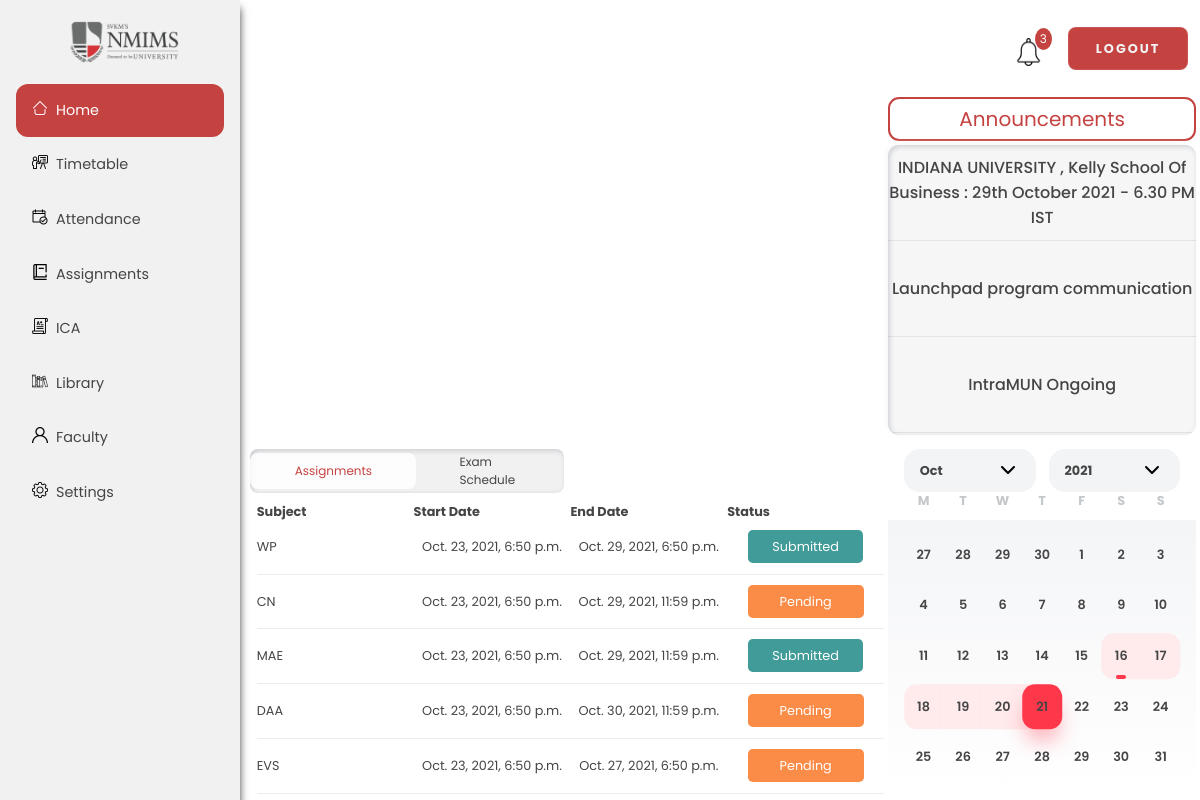
Screenshot of /dashboard/ (signed in) with the database file from the repository.
### dashboard/models.py (models this page shows, shortened)
class Announcements(models.Model):
    announcement_name = models.TextField(null=True, default="Announcement")
    class Meta:
        verbose_name_plural = "Announcement"

class Assignments(models.Model):
    branch_id = models.ForeignKey(
        Branch, to_field='branch_id', on_delete=models.CASCADE, default=uuid.uuid4)
    subject_id = models.ForeignKey(Subject, on_delete=models.CASCADE)
    assignment_name = models.TextField(default="Assignment")
    created = models.DateTimeField(auto_now_add=True)
    status = models.CharField(max_length=10, default="Pending", null=False)
    submission_date = models.DateTimeField(null=True)
    class Meta:
        verbose_name_plural = "Assignments"

class Subject(models.Model):
    subject_name = models.TextField(null=True, unique=True)
    subject_id = models.UUIDField(
        default=uuid.uuid4, unique=True, primary_key=True, editable=False)
    class Meta:
        verbose_name_plural = "Subjects"

### dashboard/views.py (the view)
# urls.py: path('', views.dashboard, name='dashboard'),
@login_required(login_url='login')
def dashboard(request):
        if request.user.is_admin:
            return render(request, 'dashboard/dashboard.html', context)
        elif request.user.is_staff:
            return render(request, 'dashboard/teacher.html', context)

### dashboard/models.py (called while the page is built)
    @property
    def is_admin(self):
        return self.admin

### dashboard/templates/dashboard/dashboard.html (shortened to what this page needs)
{% extends 'dashboard/base.html' %}
{% block content %}
<div class="grid-container">
  <div class="grid-item one">
    <div id="curve_chart" style="width: 100%; height: 100%"></div>
  </div>
  <div class="grid-item two">
    <div id="donutchart" style="height: 100%; width: 100%;"></div>
  </div>
  <div class="grid-item announcement">
    <div class="title">
      Announcements
    </div>
    <div class="ann">
      <table class="ann-table">
        <tbody class="ann-body">
          {% for items in announcementname %}
          <tr class="border-bottom">
            <td class="ann-text">{{items.announcement_name}}</td>
          </tr>
          {% endfor %%}
        </tbody>
      </table>
    </div>
  </div>
  <div class="grid-item big">
    <div class="header">
      <a class="on" href="#" class="btn assign">Assignments</a>
      <a href="#" class="btn exam">Exam Schedule</a>
    </div>
    <table class="dash-GridTable">
      <thead class="dash-ass-header">
        <tr>
          <th>Subject</th>
          <th>Start Date</th>
          <th>End Date</th>
          <th>Status</th>
        </tr>
      </thead>
      <tbody>
        {% for items in assignmentname %}
        <tr class="border-bottom">
          <td class="dash-ass-table">{{items.subject_id.subject_name}}</td>
          <td class="dash-ass-table">{{items.created}}</td>
          <td class="dash-ass-table">{{items.submission_date}}</td>
          {% if items.status == 'Submitted' %}
          <td class="dash-ass-table"><a class="status done" href="">Submitted</a></td>
          {% else %}
          <td class="dash-ass-table"><a class="status pending" href="">Pending</a></td>
          {% endif%}
        </tr>
        {% endfor %}
      </tbody>
    </table>
  </div>
  <div class="grid-item cal">
    <div class="calendar">
      <div class="calendar__opts">
        <select name="calendar__month" id="calendar__month">
          <option selected>Oct</option>
        </select>
        <select name="calendar__year" id="calendar__year">
          <option selected>2021</option>
        </select>
      </div>
      <div class="calendar__body">
        <div class="calendar__days">
          <div>M</div>
          <div>T</div>
          <div>W</div>
          <div>T</div>
          <div>F</div>
          <div>S</div>
          <div>S</div>
        </div>
        <div class="calendar__dates">
          <div class="calendar__date calendar__date--grey"><span>27</span></div>
          <div class="calendar__date calendar__date--grey"><span>28</span></div>
          <div class="calendar__date calendar__date--grey"><span>29</span></div>
          <div class="calendar__date calendar__date--grey"><span>30</span></div>
          <div class="calendar__date"><span>1</span></div>
          <div class="calendar__date"><span>2</span></div>
          <div class="calendar__date"><span>3</span></div>
          <div class="calendar__date"><span>4</span></div>
          <div class="calendar__date"><span>5</span></div>
          <div class="calendar__date"><span>6</span></div>
          <div class="calendar__date"><span>7</span></div>
          <div class="calendar__date"><span>8</span></div>
          <div class="calendar__date"><span>9</span></div>
          <div class="calendar__date"><span>10</span></div>
          <div class="calendar__date"><span>11</span></div>
          <div class="calendar__date"><span>12</span></div>
          <div class="calendar__date"><span>13</span></div>
          <div class="calendar__date"><span>14</span></div>
          <div class="calendar__date"><span>15</span></div>
          <div class="calendar__date calendar__date--selected calendar__date--first-date calendar__date--range-start">
            <span>16</span></div>
          <div class="calendar__date calendar__date--selected calendar__date--last-date"><span>17</span></div>
          <div class="calendar__date calendar__date--selected calendar__date--first-date"><span>18</span></div>
          <div class="calendar__date calendar__date--selected"><span>19</span></div>
          <div class="calendar__date calendar__date--selected"><span>20</span></div>
          <div class="calendar__date calendar__date--selected calendar__date--last-date calendar__date--range-end">
            <span>21</span></div>
          <div class="calendar__date"><span>22</span></div>
          <div class="calendar__date"><span>23</span></div>
          <div class="calendar__date"><span>24</span></div>
          <div class="calendar__date"><span>25</span></div>
          <div class="calendar__date"><span>26</span></div>
          <div class="calendar__date"><span>27</span></div>
          <div class="calendar__date"><span>28</span></div>
          <div class="calendar__date"><span>29</span></div>
          <div class="calendar__date"><span>30</span></div>
          <div class="calendar__date"><span>31</span></div>
        </div>
      </div>
    </div>
  </div>
</div>
{% endblock content %}

### dashboard/templates/dashboard/base.html (shortened to what this page needs)
{% load static %}
<!DOCTYPE html>
<html lang="en">
<head>
    <link rel="stylesheet" href="{% static 'base.css' %}">
    <link rel="stylesheet" href="{% static 'dashboard.css' %}">
    <link rel="stylesheet" href="{% static 'faculty.css' %}">
    <link rel="stylesheet" href="{% static 'attendance.css' %}">
    <link rel="stylesheet" href="{% static 'ica.css' %}">
    <link rel="stylesheet" href="{% static 'library.css' %}">
    <link rel="stylesheet" href="{% static 'assignments.css' %}">
    <link rel="stylesheet" href="{% static 'settings.css' %}">
</head>
<body>
    <div class="background">
        <div class="sidebar">
            <img id="logo" src="{% static 'logo.png' %}" alt="logo">
            {% if request.path == "/dashboard/"%}
            <a class="pg active" href="{% url 'dashboard' %}">
                <img class="ico home" src="{% static 'home.png' %}" alt="">
                Home
            </a>
            {% else %}
            <a class="pg" href="{% url 'dashboard' %}">
                <img class="ico home" src="{% static 'home.png' %}" alt="">
                Home
            </a>
            {% endif %}
            {% if request.path == "/dashboard/timetable/"%}
            <a class="pg active" href="{% url 'timetable' %}">
                <img class="ico home" src="{% static 'classroom.png' %}" alt="">
                Timetable</a>
            {% else %}
            <a class="pg" href="{% url 'timetable' %}">
                <img class="ico home" src="{% static 'classroom.png' %}" alt="">
                Timetable</a>
            {% endif %}
            {% if request.path == "/dashboard/attendance/"%}
            <a class="pg active" href="{% url 'attendance' %}">
                <img class="ico attendance" src="{% static 'attendance.png' %}" alt="">
                Attendance
            </a>
            {% else %}
            <a class="pg" href="{% url 'attendance' %}">
                <img class="ico attendance" src="{% static 'attendance.png' %}" alt="">
                Attendance
            </a>
            {% endif %}
            {% if request.path == "/dashboard/assignments/"%}
            <a class="pg active" href="{% url 'assignments' %}">
                <img class="ico" src="{% static 'assignment.png' %}" alt="">
                Assignments</a>
            {% else %}
            <a class="pg" href="{% url 'assignments' %}">
                <img class="ico" src="{% static 'assignment.png' %}" alt="">
                Assignments</a>
            {% endif %}
            {% if request.path == "/dashboard/ica/"%}
            <a class="pg active" href="{% url 'ica' %}">
                <img class="ico" src="{% static 'ica.png' %}" alt="">
                ICA</a>
            {% else %}
            <a class="pg" href="{% url 'ica' %}">
                <img class="ico" src="{% static 'ica.png' %}" alt="">
                ICA</a>
            {% endif %}
            {% if request.path == "/dashboard/library/"%}
            <a class="pg active" href="{% url 'library' %}">
                <img class="ico" src="{% static 'library.png' %}" alt="">
                Library</a>
            {% else %}
            <a class="pg" href="{% url 'library' %}">
                <img class="ico" src="{% static 'library.png' %}" alt="">
                Library</a>
            {% endif %}
            {% if request.path == "/dashboard/faculty/"%}
            <a class="pg active" href="{% url 'faculty' %}" alt ="faculty">
                <img class="ico" src="{% static 'faculty.png' %}" alt="">
                Faculty</a>
            {% else %}
            <a class="pg" href="{% url 'faculty' %}" alt ="faculty">
                <img class="ico" src="{% static 'faculty.png' %}" alt="">
                Faculty</a>
            {% endif %}
            {% if request.path == "/dashboard/settings/"%}
            <a class="pg active" href="{% url 'settings' %}">
                <img class="ico" src="{% static 'settings.png' %}" alt="">
                Settings </a>
            {% else %}
            <a class="pg" href="{% url 'settings' %}">
                <img class="ico" src="{% static 'settings.png' %}" alt="">
                Settings </a>
            {% endif %}
        </div>
        <div class="container">
            <div class="navbar-main">
                <nav>
                    <ul>
                        <li>
                            <a href="#" class="notification">
                                <span>
                                    <img id="bell" src="{% static 'bell.png' %}" alt="notifications">
                                </span>
                                <span class="badge">3</span>
                            </a>
                        </li>
                        <li>
                            <button id="logout" onclick="location.href='{% url 'logout' %}'">Logout</button>
                        </li>
                    </ul>
                </nav>
            </div>
                {% block content%}
            {% endblock %}
        </div>
    </div>
</body>
</html>

### dashboard/static/base.css (style rules this page uses)
* { margin: 0; padding: 0; box-sizing: border-box; font-family: 'Poppins', sans-serif; color: #454545; }
.background { display: flex; height: 100vh; font-size: 20px; width: 100%; background-position: center; background-size: cover; }
.sidebar { width: 20vw; background-color: #f1f1f1; font-size: 0.9rem; box-shadow: 0 0.5rem 0.5rem rgb(69, 69, 69); }
#logo { display: block; width: 46%; height: auto; margin: 1.3rem 4.3rem; }
.ico { height: 1rem; margin-right: 0.5rem; top: 0.1rem; float: left; }
.sidebar a { display: block; padding: 1rem; margin-right: 1rem; margin-left: 1rem; text-decoration: none; margin-top: 0.1rem; }
.sidebar .active { background-color: #c44240; color: white; border-radius: 0.75rem; padding: 1rem; margin-top: 0.1rem; }
.sidebar a.active > img { filter: invert(1); }
.navbar-main { display: flex; align-items: center; width: 79vw; height: 12%; position: relative; }
nav { flex: 1; text-align: right; }
nav ul { overflow: hidden; }
nav ul li { list-style-type: none; display: inline-block; margin-left: 1.3rem; }
nav ul li a { text-decoration: none; color: gray; font-size: 0.8rem; }
.notification { color: white; height: 25px; text-decoration: none; position: relative; display: inline-block; border-radius: 5px; top: 0.8rem; }
#bell { height: 1.7rem; }
.notification .badge { position: absolute; font-size: 12px; top: -10px; right: -10px; padding: 2px 5px; border-radius: 50%; background: rgb(196, 66, 64); color: white; }
#logout { display: inline-block; color: #f1f1f1; height: 2.7rem; width: 7.5rem; text-decoration: none; border-radius: 0.5rem; background: #c44240; border: 1px solid rgba(255, 255, 255, 0.1); backdrop-filter: blur(2rem); letter-spacing: 2px; cursor: pointer; text-transform: uppercase; }

### dashboard/static/faculty.css (style rules this page uses)
* { box-sizing: border-box; }

### dashboard/static/assignments.css (style rules this page uses)
.border-bottom { border-bottom: 1px solid rgba(69, 69, 69, 0.1); }
.status.pending { background-color: rgb(250, 140, 71); text-decoration: none; border-radius: 0.3rem; padding: 0.5rem 2rem; color: white; }
.status.done { background-color: rgb(65, 155, 152); text-decoration: none; border-radius: 0.3rem; padding: 0.5rem 1.5rem; color: white; }

### rows the page displays
Announcements: announcement_name "INDIANA UNIVERSITY , Kelly School Of Business : 29th October 2021 - 6.30 PM IST"
Announcements: announcement_name "Launchpad program communication"
Announcements: announcement_name "IntraMUN Ongoing"
Assignments: subject_id.subject_name "WP", created "Oct. 23, 2021, 6:50 p.m.", submission_date "Oct. 29, 2021, 6:50 p.m.", status "Submitted"
Assignments: subject_id.subject_name "CN", created "Oct. 23, 2021, 6:50 p.m.", submission_date "Oct. 29, 2021, 11:59 p.m.", status "Pending"
Assignments: subject_id.subject_name "MAE", created "Oct. 23, 2021, 6:50 p.m.", submission_date "Oct. 29, 2021, 11:59 p.m.", status "Submitted"
Assignments: subject_id.subject_name "DAA", created "Oct. 23, 2021, 6:50 p.m.", submission_date "Oct. 30, 2021, 11:59 p.m.", status "Pending"
Assignments: subject_id.subject_name "EVS", created "Oct. 23, 2021, 6:50 p.m.", submission_date "Oct. 27, 2021, 6:50 p.m.", status "Pending"
